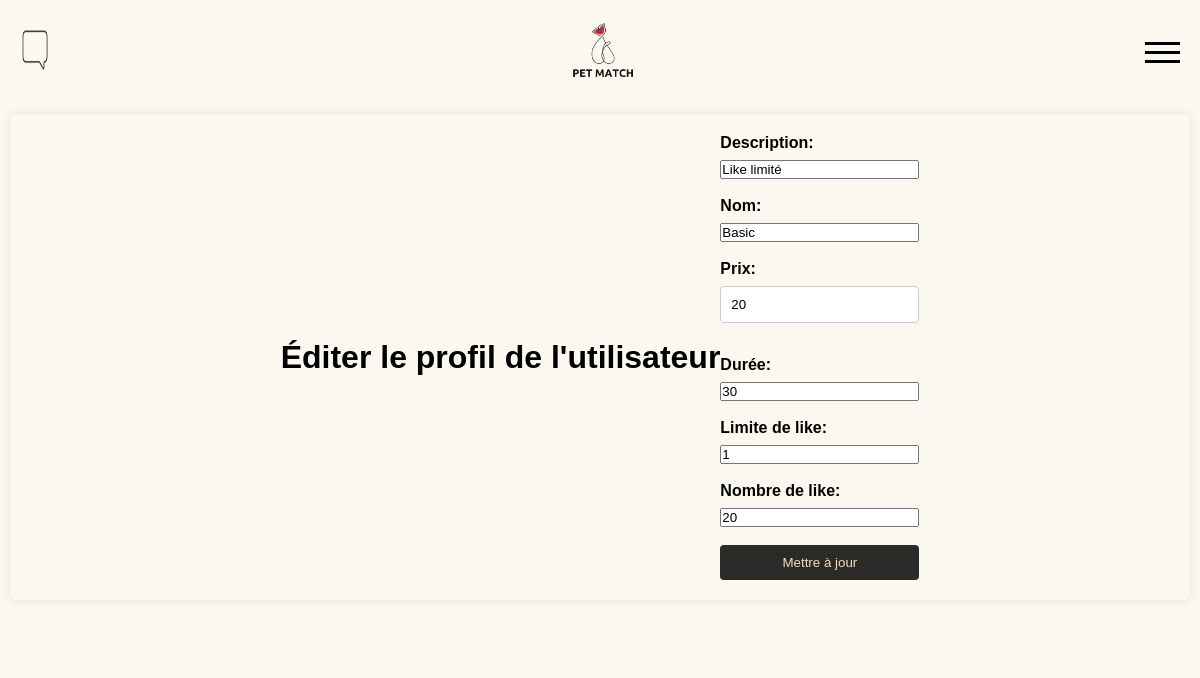
The app's page /admin/edit_subscription.php?id=0 (signed in) with its own data.
### tables this page shows
CREATE TABLE subscription (
    id INTEGER PRIMARY KEY AUTOINCREMENT,
    description TEXT NOT NULL,
    name TEXT NOT NULL UNIQUE,
    price FLOAT NOT NULL,
    duration INTEGER NOT NULL,
    limited_like INTEGER NOT NULL DEFAULT 1,
    number_like INTEGER
);

### admin/edit_subscription.php (the view, shortened to what this page needs)
<?php
include '../template/header.php';
if (isset($_GET['id'])) {
    $subscriptionId = $_GET['id'];
    try {
        $pdo = new PDO('sqlite:../DB/my_database.db');
        $pdo->setAttribute(PDO::ATTR_ERRMODE, PDO::ERRMODE_EXCEPTION);
        $sql = "SELECT * FROM subscription WHERE id = ?";
        $stmt = $pdo->prepare($sql);
        $stmt->execute([$subscriptionId]);
        $subscription = $stmt->fetch(PDO::FETCH_ASSOC);
        if ($subscription) {
            ?>
            <div class="form">
                <h1>Éditer le profil de l'utilisateur</h1>
                <form action="update_subscription.php" method="POST">
                    <label>Description:</label>
                    <input type="text" name="description" value="<?php echo htmlspecialchars($subscription['description']); ?>"><br>
                    <label>Nom:</label>
                    <input type="text" name="name" value="<?php echo htmlspecialchars($subscription['name']); ?>"><br>
                    <label>Prix:</label>
                    <input type="email" name="price" value="<?php echo htmlspecialchars($subscription['price']); ?>"><br>
                    <label>Durée:</label>
                    <input type="text" name="duration" value="<?php echo htmlspecialchars($subscription['duration']); ?>"><br>
                    <label>Limite de like:</label>
                    <input type="text" name="limited_like" value="<?php echo htmlspecialchars($subscription['limited_like']); ?>"><br>
                    <label>Nombre de like:</label>
                    <input type="number" name="number_like" value="<?php echo htmlspecialchars($subscription['number_like']); ?>"><br>
                    <input type="submit" value="Mettre à jour">
                </form>
            </div>
            <?php
        } else {
            echo 'Utilisateur non trouvé.';
        }
    } catch (Exception $e) {
        echo "Erreur lors de la récupération du profil de l'utilisateur : " . $e->getMessage();
    }
} else {
    echo 'ID d\'utilisateur non fourni.';
}
?>

### css/style.css (style rules this page uses)
* { margin: 0; padding: 0; box-sizing: border-box; }
html { height: 100%; background-color: #FBF9EF; }
body { min-height: 100%; display: block; flex-direction: column; font-family: "Arial", Sans-serif; background-color: #FBF9EF; }

### css/form.css (style rules this page uses)
.form { display : flex; justify-content: center; align-items: center; padding: 20px; border-radius: 8px; box-shadow: 0 0 10px rgba(0, 0, 0, 0.1); width: 100%; }
.form form { display: flex; flex-direction: column; }
.form label { margin-bottom: 8px; font-weight: bold; }
.form input[type="email"], .form input[type="password"] { padding: 10px; margin-bottom: 15px; border: 1px solid #ccc; border-radius: 4px; }
.form input[type="submit"] { padding: 10px; background-color: #2a2b29; color : wheat; border: none; border-radius: 4px; cursor: pointer; transition: background-color 0.3s; }

### records on screen
subscription: description "Like limité", name "Basic", price "20", duration "30", limited_like "1", number_like "20"
